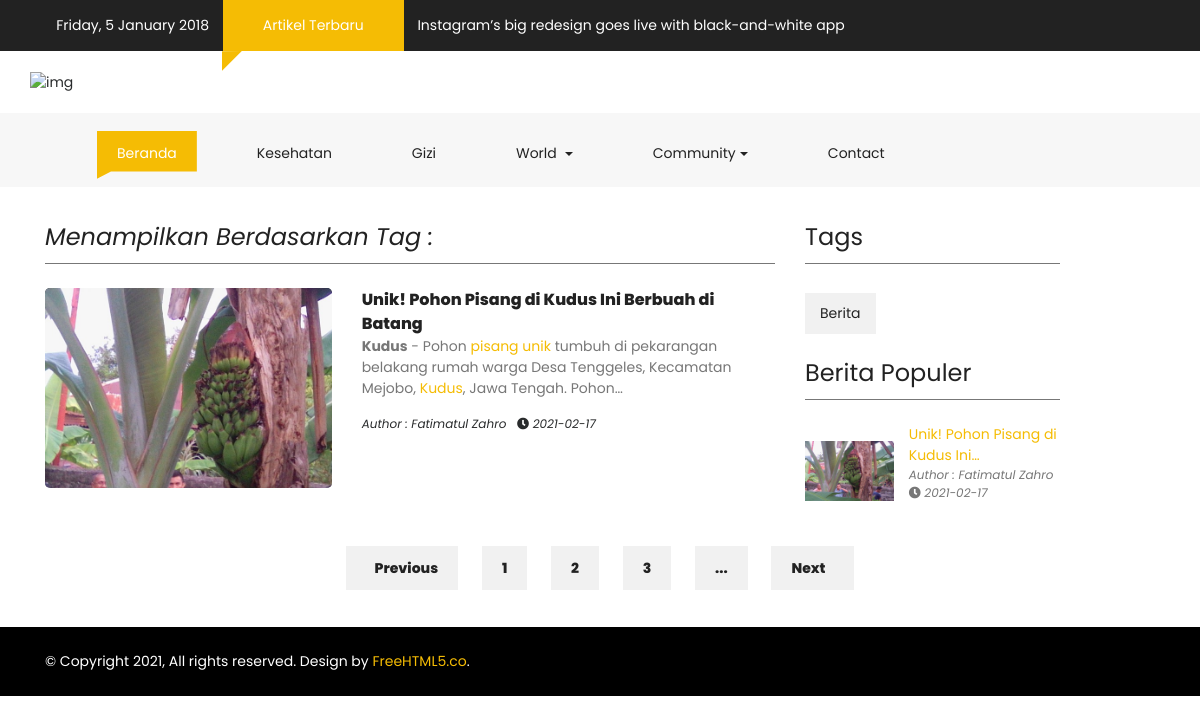
The page /Blog/tag/Berita on the database its author committed.
### tables this page shows
CREATE TABLE `artikel` (
  `id` int(11) NOT NULL,
  `tanggal` date NOT NULL,
  `judul_artikel` varchar(100) NOT NULL,
  `video` text NOT NULL,
  `image` text NOT NULL,
  `deskripsi` text NOT NULL,
  `author` varchar(50) NOT NULL,
  `tag` varchar(50) NOT NULL
);

### application/controllers/Blog.php (called while the page is built, shortened)
<?php
class Blog extends CI_Controller
{
    public function __construct()
    {
        $this->load->model('M_artikel');
    }
    public function tag($id)
    {
        $data['artikel'] = $this->M_artikel->get_by_tag()->result_array();
        $data['title'] = 'Healtify - Tag';
        $this->load->view('index-templates/header', $data);
        $this->load->view('blog/tag', $data);
        $this->load->view('index-templates/footer');
    }
}

### index.php (called while the page is built, shortened)
<?php
require_once BASEPATH.'core/CodeIgniter.php';

### application/models/M_artikel.php (called while the page is built, shortened)
<?php
class M_artikel extends CI_Model
{
    public function get_by_tag()
    {
        $this->db->order_by('id', 'DESC');
        $this->db->where('tag', $this->uri->segment(3));
        return $this->db->get('artikel');
    }
}

### application/views/blog/tag.php (the view, shortened to what this page needs)
<div class="container-fluid pb-4 pt-4 paddding">
    <div class="container paddding">
        <div class="row mx-0">
            <div class="col-md-8 animate-box" data-animate-effect="fadeInLeft">
                <div>
                    <div class="fh5co_heading fh5co_heading_border_bottom py-2 mb-4" style="font-style: oblique;">Menampilkan Berdasarkan Tag : </div>
                </div>
                <?php foreach ($artikel as $row) : ?>
                    <div class="row pb-4">
                        <div class="col-md-5">
                            <div class="fh5co_hover_news_img">
                                <div class="fh5co_news_img"><img src="<?= base_url('assets/img/artikel/') . $row['image'] ?>" alt="" /></div>
                            </div>
                        </div>
                        <div class="col-md-7 animate-box">
                            <a href="<?= base_url('Blog/artikel/') . $row['id'] ?>" class="fh5co_magna py-2"> <?= $row['judul_artikel'] ?> </a>
                            <div class="fh5co_consectetur"> <?= htmlspecialchars_decode(character_limiter($row['deskripsi'], 350)); ?>
                            </div>
                            <p style="font-style: oblique; text-color:grey; font-size:12px;">Author : <?= $row['author'] ?> &nbsp; <i class="fas fa-clock"></i> <?= $row['tanggal'] ?></p>
                        </div>
                    </div>
                <?php endforeach; ?>
            </div>
            <div class=" col-md-3 animate-box" data-animate-effect="fadeInRight">
                <div>
                    <div class="fh5co_heading fh5co_heading_border_bottom py-2 mb-4">Tags</div>
                </div>
                <div class="fh5co_tags_all">
                    <?php foreach ($artikel as $row) : ?>
                        <a href="<?= base_url('Blog/tag/') . $row['tag'] ?>" class="fh5co_tagg"><?= $row['tag'] ?></a>
                    <?php endforeach; ?>
                </div>
                <div>
                    <div class="fh5co_heading fh5co_heading_border_bottom pt-3 py-2 mb-4">Berita Populer</div>
                </div>
                <?php foreach ($artikel as $row) : ?>
                    <div class="row pb-3">
                        <div class="col-5 align-self-center">
                            <a href="<?= base_url('Blog/artikel/') . $row['id'] ?>"><img src="<?= base_url('assets/img/artikel/') . $row['image'] ?>" alt="img" class="fh5co_most_trading"></a>
                        </div>
                        <div class="col-7 paddding">
                            <div class="most_fh5co_treding_font" style="text-decoration:none;"> <a href="<?= base_url('Blog/artikel/') . $row['id'] ?>"><?= character_limiter($row['judul_artikel'], 30) ?></a></div>
                            <div class="most_fh5co_treding_font_123">
                                <p style="font-style: oblique; text-color:grey; font-size:12px;">Author : <?= $row['author'] ?> &nbsp; <i class="fas fa-clock"></i> <?= $row['tanggal'] ?></p>
                            </div>
                        </div>
                    </div>
                <?php endforeach; ?>
            </div>
        </div>
        <div class="row mx-0 animate-box" data-animate-effect="fadeInUp">
            <div class="col-12 text-center pb-4 pt-4">
                <a href="#" class="btn_mange_pagging"><i class="fa fa-long-arrow-left"></i>&nbsp;&nbsp; Previous</a>
                <a href="#" class="btn_pagging">1</a>
                <a href="#" class="btn_pagging">2</a>
                <a href="#" class="btn_pagging">3</a>
                <a href="#" class="btn_pagging">...</a>
                <a href="#" class="btn_mange_pagging">Next <i class="fa fa-long-arrow-right"></i>&nbsp;&nbsp; </a>
            </div>
        </div>
    </div>
</div>

### assets/css/style_1.css (style rules this page uses)
a,a:hover { color:#f5bc04 }
.paddding { padding-left:0 !important;padding-right:0 !important }
.fh5co_heading { font-size:20px;color:#424040 }
.fh5co_heading_border_bottom { border-bottom:1px solid #777 }
.fh5co_news_img { height:200px;-webkit-border-radius:5px;-moz-border-radius:5px;-ms-border-radius:5px;border-radius:5px;overflow:hidden;position:relative;top:0;-webkit-box-shadow:inset 0 2px 3px 1px;-moz-box-shadow:inset 0 2px 3px 1px;-o-box-shadow:inset 0 2px 3px 1px;box-shadow:inset 0 2px 3px 1px;-moz-transition:all all 0.5s ease;-o-transition:all all 0.5s ease;-webkit-transition:all all 0.5s ease;-ms-transition:all all 0.5s ease;transition:all all 0.5s ease }
.fh5co_news_img>img { height:260px;min-width:100% }
.fh5co_magna { font-size:16px;color:#222 !important;font-weight:800 }
.fh5co_consectetur { font-size:14px;color:#777 }
.fh5co_tagg { background:#f1f1f1;padding:10px 15px;color:#222;-moz-transition:all .5s ease;-o-transition:all .5s ease;-webkit-transition:all .5s ease;-ms-transition:all .5s ease;transition:all .5s ease;margin-right:8px;margin-top:5px;margin-bottom:5px;display:inline-block }
.fh5co_most_trading { height:60px;width:100% }
.most_fh5co_treding_font_123 { font-size:12px;color:#777 }
.btn_mange_pagging { background:#f1f1f1;padding:12px 20px;color:#222 !important;font-weight:800;margin:0 10px;-moz-transition:all .5s ease;-o-transition:all .5s ease;-webkit-transition:all .5s ease;-ms-transition:all .5s ease;transition:all .5s ease }
.btn_pagging { background:#f1f1f1 !important;color:#222;padding:12px 20px !important;font-weight:800;margin:0 10px;-moz-transition:all .5s ease;-o-transition:all .5s ease;-webkit-transition:all .5s ease;-ms-transition:all .5s ease;transition:all .5s ease }
.fh5co_heading { font-size:24px;color:#222 }
.js .animate-box { opacity:0 }

### rows shown on the page
artikel: image (picture), judul_artikel "Unik! Pohon Pisang di Kudus Ini Berbuah di Batang", deskripsi "Kudus - Pohon pisang unik tumbuh di pekarangan belakang rumah warga Desa Tenggeles, Kecamatan Mejobo, Kudus , Jawa Tengah. Pohon…", author "Fatimatul Zahro", tanggal "2021-02-17", tag "Berita", judul_artikel "Unik! Pohon Pisang di Kudus Ini…"
